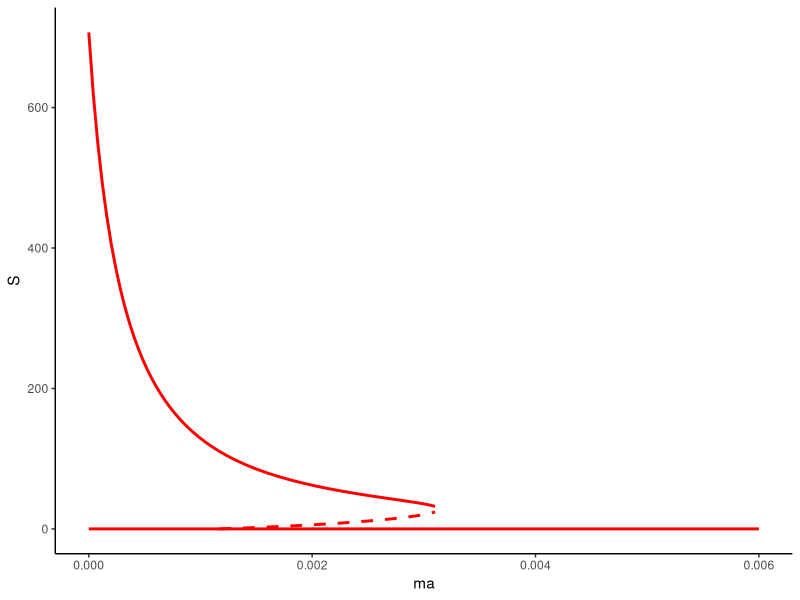
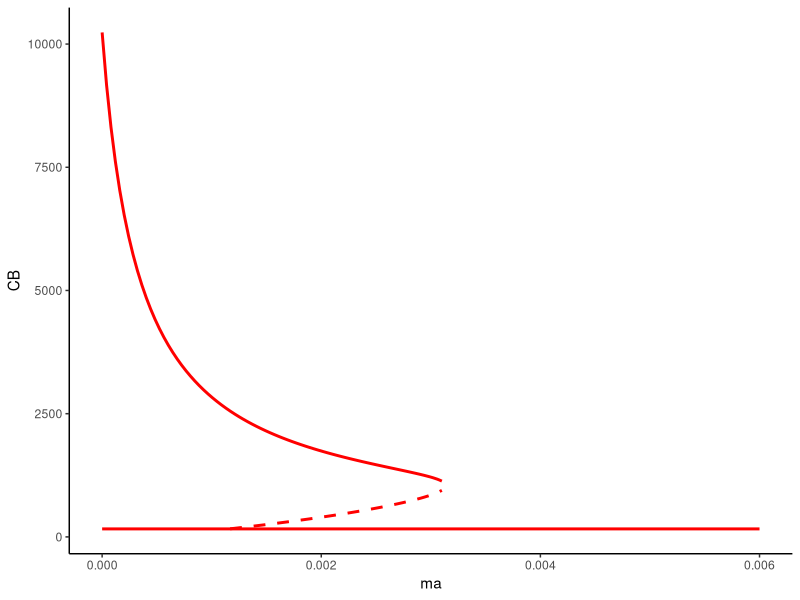
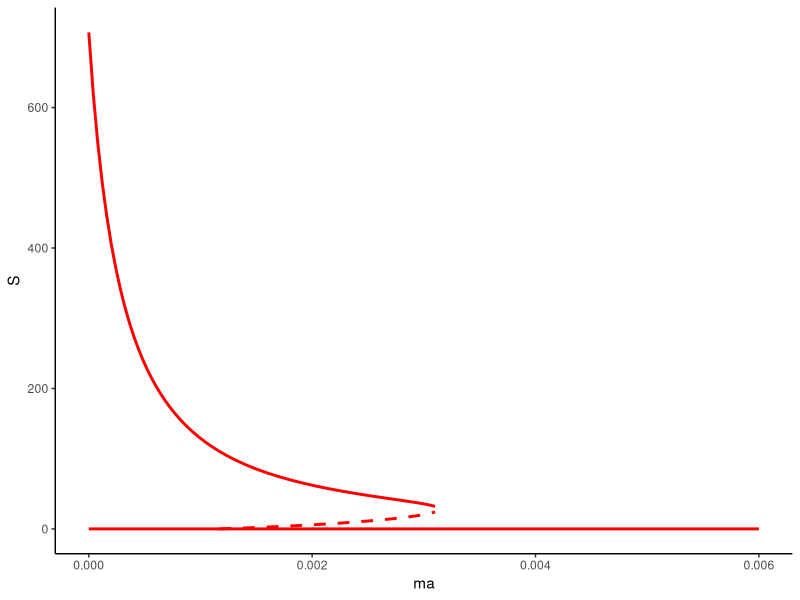
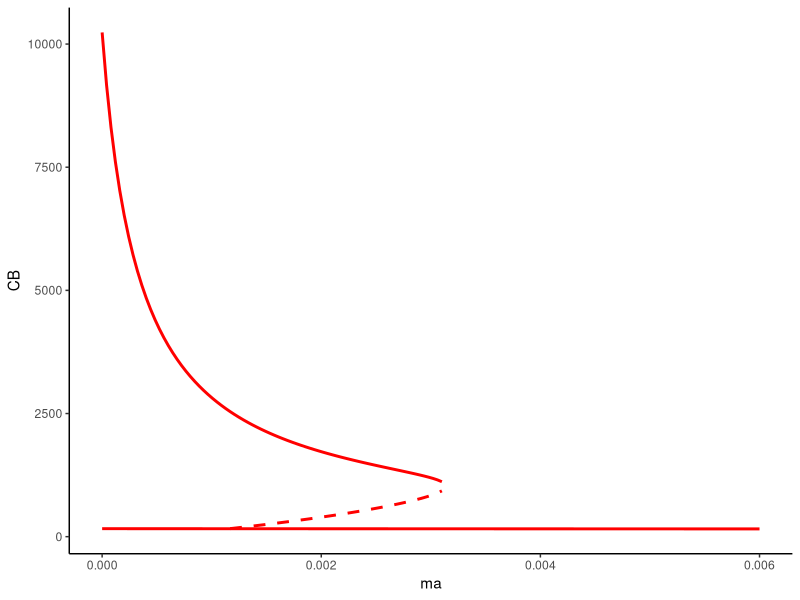
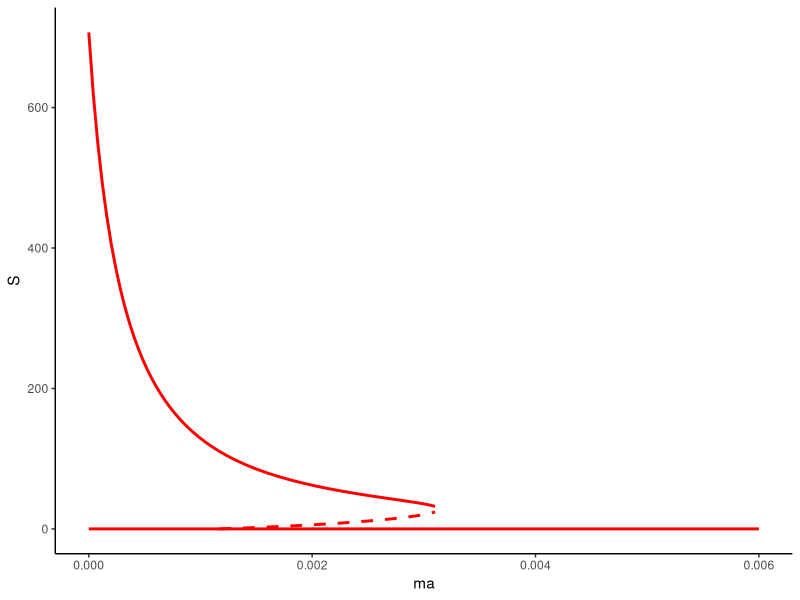
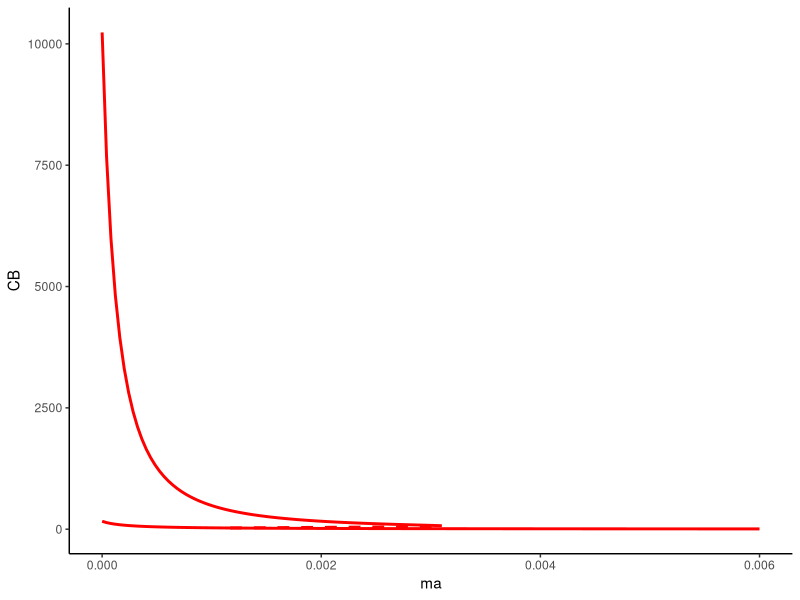

Source code (R) for these figures, in order:
# working directory

setwd('/supplementary/figureS9') # set your own working directory

# requirements

package_list <- c("ggplot2", "readxl", "dplyr", "scales", "gridExtra")

for (package in package_list){
  
  library(package, character.only = TRUE)
  
}

color_start = "#FF0000"

data <- read.csv("ma_da.csv")

da_values <- unique(data$da)

# no da

data_1 <- data %>%
  filter(da == da_values[1])

## seagrass

plot_no_da_s <- ggplot() + geom_line(data = data_1,
                                     aes(x = ma, y = S_seagrass),
                                     color = "#FF0000", size = 1, linetype = "solid") + xlab("ma") + ylab("S") + theme_classic() + theme(legend.position = "none")

plot_no_da_s <- plot_no_da_s + geom_line(data = data_1,
                                         aes(x = ma, y = S_bistable),
                                         color = "#FF0000", size = 1, linetype = "dashed")

plot_no_da_s <- plot_no_da_s + geom_line(data = data_1,
                                         aes(x = ma, y = S_bare),
                                         color = "#FF0000", size = 1, linetype = "solid")

ggsave("plot_no_da_s.png", 
       plot_no_da_s, 
       width = 5, height = 3)

## carbon

plot_no_da_cb <- ggplot() + geom_line(data = data_1,
                                     aes(x = ma, y = CB_seagrass),
                                     color = "#FF0000", size = 1, linetype = "solid") + xlab("ma") + ylab("CB") + theme_classic() + theme(legend.position = "none")

plot_no_da_cb <- plot_no_da_cb + geom_line(data = data_1,
                                         aes(x = ma, y = CB_bistable),
                                         color = "#FF0000", size = 1, linetype = "dashed")

plot_no_da_cb <- plot_no_da_cb + geom_line(data = data_1,
                                         aes(x = ma, y = CB_bare),
                                         color = "#FF0000", size = 1, linetype = "solid")

ggsave("plot_no_da_cb.png", 
       plot_no_da_cb, 
       width = 5, height = 3)

# normal da

data_2 <- data %>%
  filter(da == da_values[2])

## seagrass

plot_normal_da_s <- ggplot() + geom_line(data = data_2,
                                     aes(x = ma, y = S_seagrass),
                                     color = "#FF0000", size = 1, linetype = "solid") + xlab("ma") + ylab("S") + theme_classic() + theme(legend.position = "none")

plot_normal_da_s <- plot_normal_da_s + geom_line(data = data_2,
                                         aes(x = ma, y = S_bistable),
                                         color = "#FF0000", size = 1, linetype = "dashed")

plot_normal_da_s <- plot_normal_da_s + geom_line(data = data_2,
                                         aes(x = ma, y = S_bare),
                                         color = "#FF0000", size = 1, linetype = "solid")

ggsave("plot_normal_da_s.png", 
       plot_normal_da_s, 
       width = 5, height = 3)

## carbon

plot_normal_da_cb <- ggplot() + geom_line(data = data_2,
                                      aes(x = ma, y = CB_seagrass),
                                      color = "#FF0000", size = 1, linetype = "solid") + xlab("ma") + ylab("CB") + theme_classic() + theme(legend.position = "none")

plot_normal_da_cb <- plot_normal_da_cb + geom_line(data = data_2,
                                           aes(x = ma, y = CB_bistable),
                                           color = "#FF0000", size = 1, linetype = "dashed")

plot_normal_da_cb <- plot_normal_da_cb + geom_line(data = data_2,
                                           aes(x = ma, y = CB_bare),
                                           color = "#FF0000", size = 1, linetype = "solid")

ggsave("plot_normal_da_cb.png", 
       plot_normal_da_cb, 
       width = 5, height = 3)

# high da

data_3 <- data %>%
  filter(da == da_values[3])

## seagrass

plot_high_da_s <- ggplot() + geom_line(data = data_3,
                                         aes(x = ma, y = S_seagrass),
                                         color = "#FF0000", size = 1, linetype = "solid") + xlab("ma") + ylab("S") + theme_classic() + theme(legend.position = "none")

plot_high_da_s <- plot_high_da_s + geom_line(data = data_3,
                                                 aes(x = ma, y = S_bistable),
                                                 color = "#FF0000", size = 1, linetype = "dashed")

plot_high_da_s <- plot_high_da_s + geom_line(data = data_3,
                                                 aes(x = ma, y = S_bare),
                                                 color = "#FF0000", size = 1, linetype = "solid")

ggsave("plot_high_da_s.png", 
       plot_high_da_s, 
       width = 5, height = 3)

## carbon

plot_high_da_cb <- ggplot() + geom_line(data = data_3,
                                          aes(x = ma, y = CB_seagrass),
                                          color = "#FF0000", size = 1, linetype = "solid") + xlab("ma") + ylab("CB") + theme_classic() + theme(legend.position = "none")

plot_high_da_cb <- plot_high_da_cb + geom_line(data = data_3,
                                                   aes(x = ma, y = CB_bistable),
                                                   color = "#FF0000", size = 1, linetype = "dashed")

plot_high_da_cb <- plot_high_da_cb + geom_line(data = data_3,
                                                   aes(x = ma, y = CB_bare),
                                                   color = "#FF0000", size = 1, linetype = "solid")

ggsave("plot_high_da_cb.png", 
       plot_high_da_cb, 
       width = 5, height = 3)
